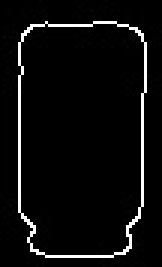
#> input picture template.jpg, 54 x 89 px (shown 3 times larger)
$ python BF.py
#> lines starting #> are read from the running program, lines starting #| are printed output that depends on the picture
import cv2
from matplotlib import pyplot as plt

template=cv2.imread("template.jpg",0)
#> template is the input picture: shape (89, 54); min 0, max 255, mean 12.7
target=cv2.imread("coke.jpg",0)
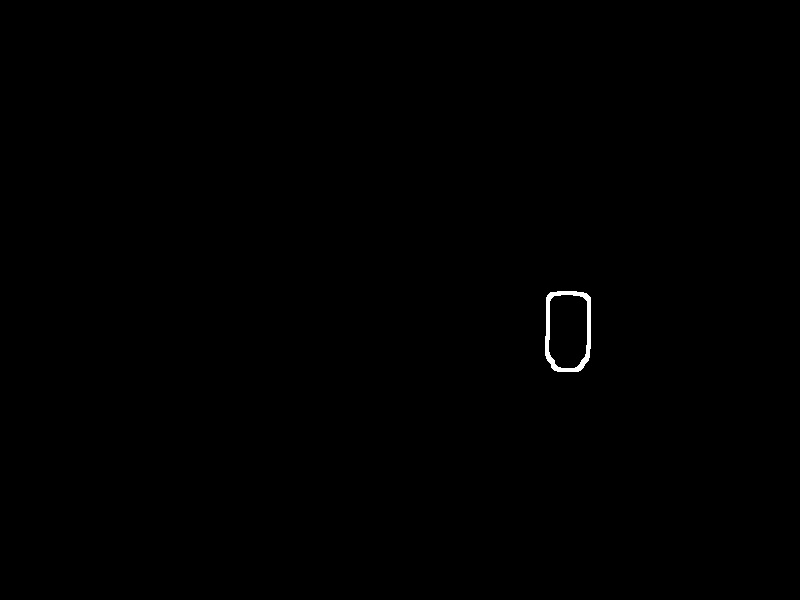
#> input picture coke.jpg, 800 x 600 px
#> target is the input picture: shape (600, 800); min 0, max 255, mean 0.5
orb=cv2.ORB_create()
kp1,des1=orb.detectAndCompute(template,None)
#> kp1 = (); des1 = None
kp2,des2=orb.detectAndCompute(target,None)
#> kp2 = 148 keypoints; strongest (x, y, size): (582, 299, 77.1), (584, 299, 53.6), (583, 299, 64.3), (553, 297, 53.6)
bf = cv2.BFMatcher(cv2.NORM_HAMMING,crossCheck=True)
mathces=bf.match(des1,des2)
#> mathces = ()
mathces=sorted(mathces,key=lambda x:x.distance)
#> mathces = []
result= cv2.drawMatches(template,kp1,target,kp2,mathces[:40],None,flags=2)
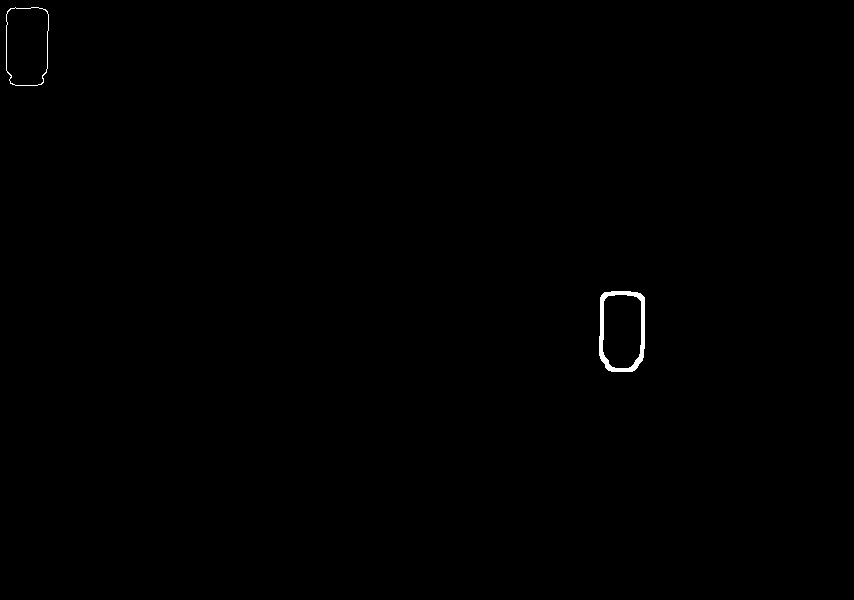
#> result: shape (600, 854, 3); min 0, max 255, mean 0.6
plt.imshow(result),plt.show()
